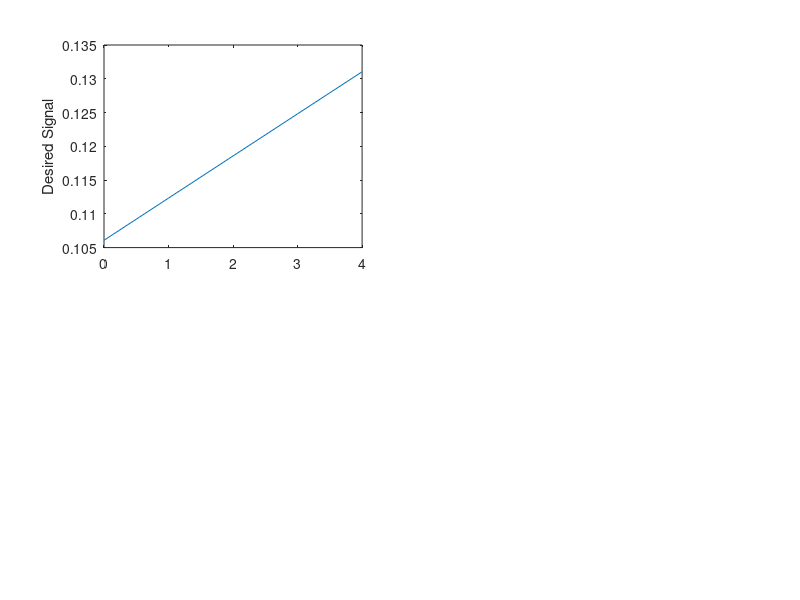

Write MATLAB code to recreate this figure. (Note: this script raises an error after producing the figure.)
N=input('length of sequence N = ');
    t=[0:N-1];
   w0=0.001;  phi=0.1;
   d=sin(2*pi*[1:N]*w0+phi);
   x=d+randn(1,N)*0.5;
    w=zeros(1,N); 
   mu=input('mu = ');
   for i=1:N
   yd(i)=w*x'; 
  e(i) = d(i) - w * x';
 for m=1:N
 w(m) = w(m) + mu * e(i) * x(m);
  end
 end
    subplot(221),plot(t,d),ylabel('Desired Signal'),
  sub plot(222),plot(t,x),ylabel('Input Signal+Noise'),
  subplot(223),plot(t,e),ylabel('Error'),
  subplot(224),plot(t,yd),ylabel('Adaptive Desired output')